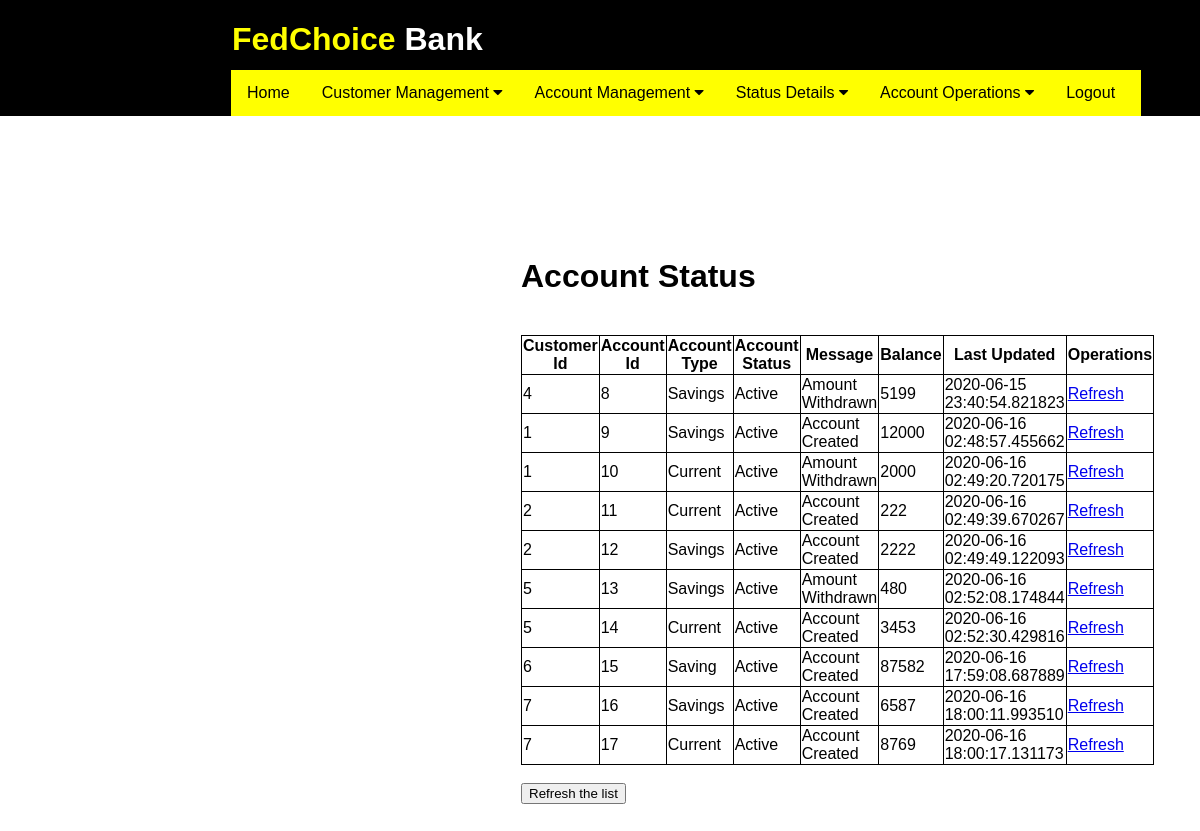
Screenshot of /account_status (signed in) with the database file from the repository.
### application/routes.py (models this page shows)
class Account(db.Model):
    id = db.Column(db.Integer, primary_key=True)
    cust_id = db.Column(db.Integer)
    acnt_type = db.Column(db.String(20))
    acnt_status = db.Column(db.String(20))
    bal = db.Column(db.Integer)
    acnt_msg =  db.Column(db.String(30))
    date = db.Column(db.DateTime, default=datetime.now)

### application/routes.py (the view)
@app.route('/account_status')
def account_status():
    if 'username' in session:
        accounts = Account.query.all()
        if not accounts:
            flash('No accounts exists in database')
            return redirect( url_for('account_status') )
        else:
            return render_template('account_status.html', accounts = accounts)
    else:
        flash('You are logged out. Please login again')
        return redirect( url_for('login') )
    return render_template('account_status.html')

### application/templates/account_status.html (shortened to what this page needs)
{% extends "layout.html" %}
{% block content %}
<div class="form">
    <h1>Account Status</h1><br>
    <table>
        <tr>
            <th>Customer Id</th>
            <th>Account Id</th>
            <th>Account Type</th>
            <th>Account Status</th>
            <th>Message</th>
            <th>Balance</th>
            <th>Last Updated</th>
            <th>Operations</th>
        </tr>
        {% for account in accounts %}
        <tr>
            <td> {{ account.cust_id }} </td>
            <td> {{ account.id }} </td>
            <td> {{ account.acnt_type }} </td>
            <td> {{ account.acnt_status }} </td>
            <td> {{ account.acnt_msg }} </td>
            <td> {{ account.bal }}</td>
            <td> {{ account.date }} </td>
            <td> <a href="{{ url_for('account_status') }}">Refresh</a> </td>
        </tr>
        {% endfor %}
    </table>
    <br>
    <form action="{{ url_for('account_status') }}">
    <button type="submit" value="Refresh the list">Refresh the list</button>
    </form>
</div>
{% endblock %}

### application/templates/layout.html (shortened to what this page needs)
<!DOCTYPE html>
<html>
<head>
    <link rel="stylesheet" href="https://cdnjs.cloudflare.com/ajax/libs/font-awesome/4.7.0/css/font-awesome.min.css">
    <link rel="stylesheet" href="{{ url_for('static', filename='css/main.css') }}">
</head>
<body>
    {% include "includes/header.html" %}
    {% block content %} {% endblock %}
</body>
</html>

### application/templates/includes/header.html (shortened to what this page needs)
<header>
    <div class="heading">
        <h1 id="logo" style="color: yellow; display: inline-flex;">FedChoice&nbsp;
            <div style="color: white; display: inline-flex;">Bank</div>
        </h1>
    </div>
    <div class="links">
        <nav class="navbar">
            <div class="home"><a href="{{ url_for('home') }}">Home</a></div>
            <div class="dropdown">
                <button class="dropbtn">Customer Management
                    <i class="fa fa-caret-down"></i>
                </button>
            </div>
            <div class="dropdown">
                <button class="dropbtn">Account Management
                    <i class="fa fa-caret-down"></i>
                </button>
            </div>
            <div class="dropdown">
                <button class="dropbtn">Status Details
                    <i class="fa fa-caret-down"></i>
                </button>
            </div>
            <div class="dropdown">
                <button class="dropbtn">Account Operations
                    <i class="fa fa-caret-down"></i>
                </button>
            </div>
            <div class="logout"><a href="{{ url_for('logout') }}">Logout</a></div>
        </nav>
    </div>
</header>

### application/static/css/main.css (style rules this page uses)
header { background-color: black; height: 116px; position: absolute; top: 0; left: 0; width: 100%; }
html { overflow-y: scroll; overflow-x: hidden; }
body { font-family: Arial, Helvetica, sans-serif; height: 100%; display: flex; flex-direction: column; }
#logo { color: yellow; display: inline-flex; position: absolute; left: 232px; }
.navbar { overflow: hidden; background-color: rgb(255, 255, 0); }
.navbar a { float: left; font-size: 16px; color: black; text-align: center; padding: 14px 16px; text-decoration: none; }
.dropdown { float: left; overflow: hidden; }
.dropdown .dropbtn { font-size: 16px; border: none; outline: none; color: black; padding: 14px 16px; background-color: inherit; font-family: inherit; margin: 0; }
.links { width: 910px; position: absolute; left: 231px; top: 70px; }
.form { position: absolute; left: 521px; top: 237px; width: 428px; height: 387px; }
table, th, td { border: 1px solid black; border-collapse: collapse; }

### rows the page displays
Account: cust_id "4", id "8", acnt_type "Savings", acnt_status "Active", acnt_msg "Amount Withdrawn", bal "5199", date "2020-06-15 23:40:54.821823"
Account: cust_id "1", id "9", acnt_type "Savings", acnt_status "Active", acnt_msg "Account Created", bal "12000", date "2020-06-16 02:48:57.455662"
Account: cust_id "1", id "10", acnt_type "Current", acnt_status "Active", acnt_msg "Amount Withdrawn", bal "2000", date "2020-06-16 02:49:20.720175"
Account: cust_id "2", id "11", acnt_type "Current", acnt_status "Active", acnt_msg "Account Created", bal "222", date "2020-06-16 02:49:39.670267"
Account: cust_id "2", id "12", acnt_type "Savings", acnt_status "Active", acnt_msg "Account Created", bal "2222", date "2020-06-16 02:49:49.122093"
Account: cust_id "5", id "13", acnt_type "Savings", acnt_status "Active", acnt_msg "Amount Withdrawn", bal "480", date "2020-06-16 02:52:08.174844"
Account: cust_id "5", id "14", acnt_type "Current", acnt_status "Active", acnt_msg "Account Created", bal "3453", date "2020-06-16 02:52:30.429816"
Account: cust_id "6", id "15", acnt_type "Saving", acnt_status "Active", acnt_msg "Account Created", bal "87582", date "2020-06-16 17:59:08.687889"
Account: cust_id "7", id "16", acnt_type "Savings", acnt_status "Active", acnt_msg "Account Created", bal "6587", date "2020-06-16 18:00:11.993510"
Account: cust_id "7", id "17", acnt_type "Current", acnt_status "Active", acnt_msg "Account Created", bal "8769", date "2020-06-16 18:00:17.131173"
